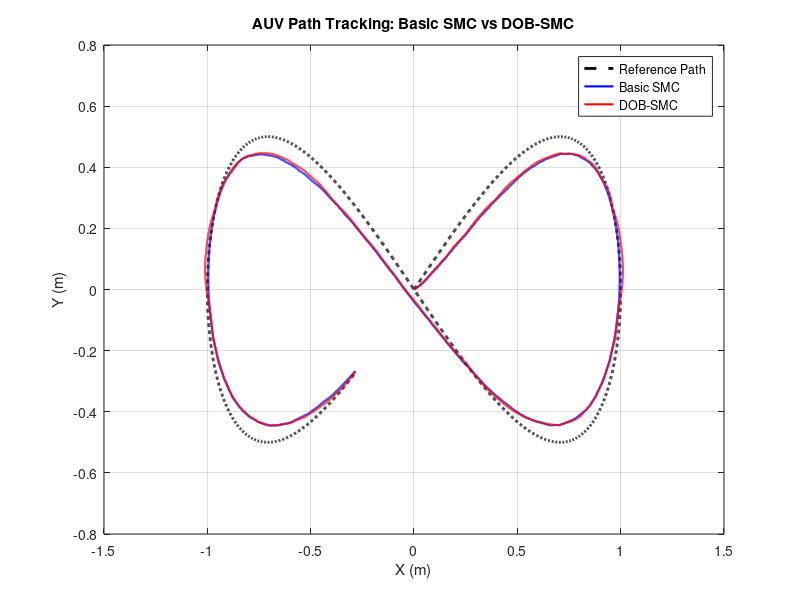
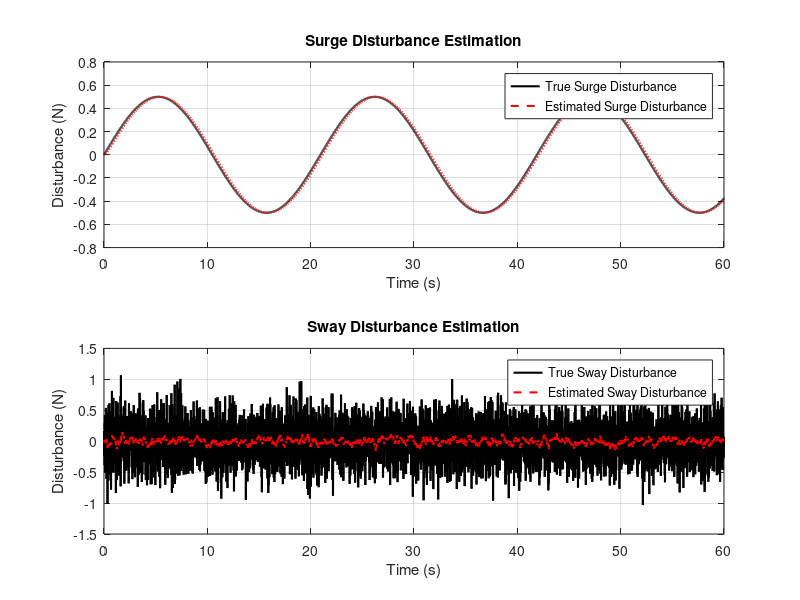
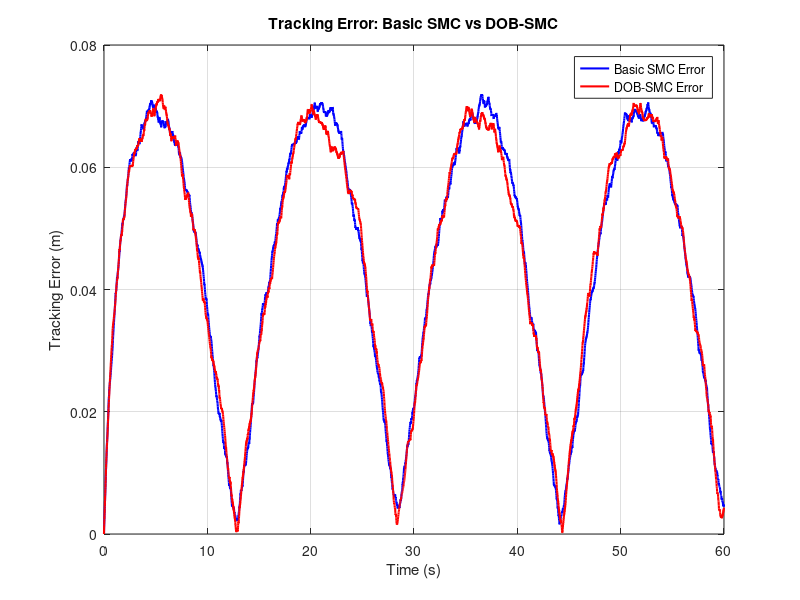

The MATLAB script that drew these images, in order:
% Episode 17 - Capstone Project: Full SMC Controller Integration for AUV
clear; clc; close all;

%% Simulation Parameters
dt = 0.01; 
T = 60; 
t = 0:dt:T; 
N = length(t);

% AUV states for Basic SMC [x, y, u, v]
x_smc = zeros(N,1); 
y_smc = zeros(N,1);
u_smc = zeros(N,1); 
v_smc = zeros(N,1);

% AUV states for DOB-SMC [x, y, u, v]
x_dob = zeros(N,1); 
y_dob = zeros(N,1);
u_dob = zeros(N,1); 
v_dob = zeros(N,1);

% Control inputs
tau_smc = zeros(N,2); % Basic SMC
tau_dob = zeros(N,2); % DOB-SMC

% Disturbances
dist_true = [0.5*sin(0.3*t); 0.3*randn(1,N)]'; % [surge, sway]

% Disturbance observer states
dist_hat = zeros(N,2);

%% Desired Path (Infinity shape)
x_ref = sin(0.1*t); 
y_ref = sin(0.1*t).*cos(0.1*t);
x_ref_dot = 0.1*cos(0.1*t); 
y_ref_dot = 0.1*(cos(0.2*t)-sin(0.2*t))/2; % derivative approx

%% Controller Parameters
lambda = diag([1,1]);     % Sliding surface gains
k_smc = [3,3];            % Basic SMC gains
k_dob = [3,3];            % DOB-SMC gains
gamma = 5;                % Observer gain

%% Simulation Loop
for k = 1:N-1
    % --- Basic SMC ---
    % Tracking errors
    e_smc = [x_smc(k)-x_ref(k); y_smc(k)-y_ref(k)];
    e_dot_smc = [u_smc(k)-x_ref_dot(k); v_smc(k)-y_ref_dot(k)];
    
    % Sliding surface
    s_smc = e_dot_smc + lambda*e_smc;
    
    % Control law
    tau_smc(k,:) = (-k_smc).*sign(s_smc');
    
    % Update dynamics
    u_smc(k+1) = u_smc(k) + dt*(tau_smc(k,1) + dist_true(k,1)); % surge vel
    v_smc(k+1) = v_smc(k) + dt*(tau_smc(k,2) + dist_true(k,2)); % sway vel
    x_smc(k+1) = x_smc(k) + dt*u_smc(k+1);
    y_smc(k+1) = y_smc(k) + dt*v_smc(k+1);
    
    % --- DOB-SMC ---
    % Tracking errors
    e_dob = [x_dob(k)-x_ref(k); y_dob(k)-y_ref(k)];
    e_dot_dob = [u_dob(k)-x_ref_dot(k); v_dob(k)-y_ref_dot(k)];
    
    % Sliding surface
    s_dob = e_dot_dob + lambda*e_dob;
    
    % Observer update (first-order low-pass filter style)
    dist_hat(k+1,:) = dist_hat(k,:) + dt*(-gamma*(dist_hat(k,:) - dist_true(k,:)));
    
    % Control law
    tau_dob(k,:) = (-k_dob).*sign(s_dob') - dist_hat(k,:);
    
    % Update dynamics
    u_dob(k+1) = u_dob(k) + dt*(tau_dob(k,1) + dist_true(k,1)); % surge vel
    v_dob(k+1) = v_dob(k) + dt*(tau_dob(k,2) + dist_true(k,2)); % sway vel
    x_dob(k+1) = x_dob(k) + dt*u_dob(k+1);
    y_dob(k+1) = y_dob(k) + dt*v_dob(k+1);
end

%% Plot Results
% Path tracking comparison
figure('Name','Path Tracking Comparison');
plot(x_ref, y_ref, 'k--', 'LineWidth', 2); hold on;
plot(x_smc, y_smc, 'b', 'LineWidth', 1.5);
plot(x_dob, y_dob, 'r', 'LineWidth', 1.5);
legend('Reference Path', 'Basic SMC', 'DOB-SMC');
xlabel('X (m)'); ylabel('Y (m)'); 
title('AUV Path Tracking: Basic SMC vs DOB-SMC');
grid on;

% Disturbance estimation
figure('Name','Disturbance Estimation');
subplot(2,1,1);
plot(t, dist_true(:,1), 'k', 'LineWidth', 1.5); hold on;
plot(t, dist_hat(:,1), 'r--', 'LineWidth', 1.5);
legend('True Surge Disturbance', 'Estimated Surge Disturbance');
xlabel('Time (s)'); ylabel('Disturbance (N)'); 
title('Surge Disturbance Estimation');
grid on;

subplot(2,1,2);
plot(t, dist_true(:,2), 'k', 'LineWidth', 1.5); hold on;
plot(t, dist_hat(:,2), 'r--', 'LineWidth', 1.5);
legend('True Sway Disturbance', 'Estimated Sway Disturbance');
xlabel('Time (s)'); ylabel('Disturbance (N)'); 
title('Sway Disturbance Estimation');
grid on;

% Tracking error comparison
error_smc = sqrt((x_smc-x_ref').^2 + (y_smc-y_ref').^2);
error_dob = sqrt((x_dob-x_ref').^2 + (y_dob-y_ref').^2);

figure('Name','Tracking Error Comparison');
plot(t, error_smc, 'b', 'LineWidth', 1.5); hold on;
plot(t, error_dob, 'r', 'LineWidth', 1.5);
legend('Basic SMC Error', 'DOB-SMC Error');
xlabel('Time (s)'); ylabel('Tracking Error (m)'); 
title('Tracking Error: Basic SMC vs DOB-SMC');
grid on;